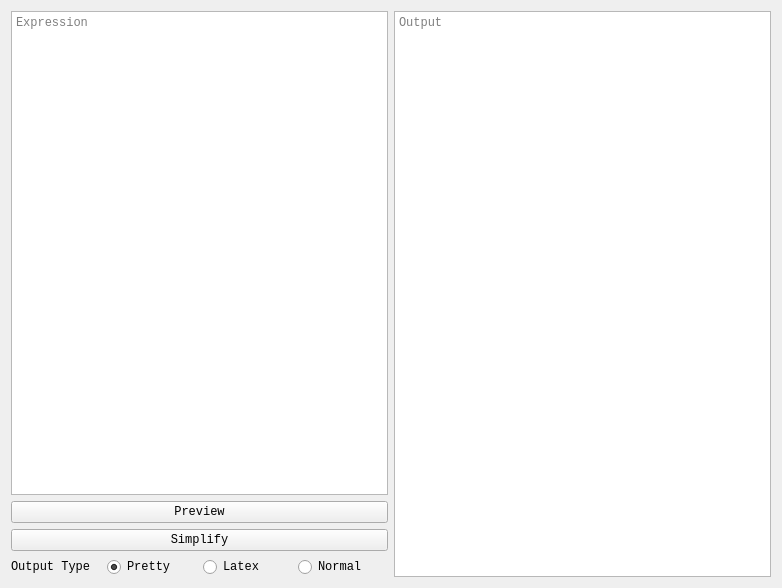
<?xml version="1.0" encoding="UTF-8"?>
<ui version="4.0">
 <class>Form</class>
 <widget class="QWidget" name="Form">
  <property name="geometry">
   <rect>
    <x>0</x>
    <y>0</y>
    <width>782</width>
    <height>588</height>
   </rect>
  </property>
  <property name="font">
   <font>
    <family>Courier New</family>
   </font>
  </property>
  <property name="windowTitle">
   <string>Form</string>
  </property>
  <layout class="QGridLayout" name="gridLayout_2">
   <item row="0" column="0">
    <layout class="QGridLayout" name="gridLayout">
     <item row="3" column="0">
      <widget class="QPushButton" name="SimpCalc">
       <property name="toolTip">
        <string>Simplify the expression - Shift + Enter</string>
       </property>
       <property name="text">
        <string>Simplify</string>
       </property>
      </widget>
     </item>
     <item row="4" column="0">
      <layout class="QHBoxLayout" name="horizontalLayout_3">
       <item>
        <widget class="QLabel" name="SimpOutType">
         <property name="toolTip">
          <string>Format of output</string>
         </property>
         <property name="text">
          <string>Output Type</string>
         </property>
        </widget>
       </item>
       <item>
        <widget class="QRadioButton" name="SimpPP">
         <property name="toolTip">
          <string>Pretty print</string>
         </property>
         <property name="text">
          <string>Pretty</string>
         </property>
         <property name="checked">
          <bool>true</bool>
         </property>
        </widget>
       </item>
       <item>
        <widget class="QRadioButton" name="SimpLatex">
         <property name="toolTip">
          <string>Latex</string>
         </property>
         <property name="text">
          <string>Latex</string>
         </property>
        </widget>
       </item>
       <item>
        <widget class="QRadioButton" name="SimpNormal">
         <property name="toolTip">
          <string>Normal - no special format</string>
         </property>
         <property name="text">
          <string>Normal</string>
         </property>
        </widget>
       </item>
      </layout>
     </item>
     <item row="2" column="0">
      <widget class="QPushButton" name="SimpPrev">
       <property name="toolTip">
        <string>Preview the expression</string>
       </property>
       <property name="text">
        <string>Preview</string>
       </property>
      </widget>
     </item>
     <item row="0" column="1" rowspan="5">
      <widget class="QTextBrowser" name="SimpOut">
       <property name="toolTip">
        <string>Simplified Answer</string>
       </property>
       <property name="placeholderText">
        <string>Output</string>
       </property>
      </widget>
     </item>
     <item row="0" column="0" rowspan="2">
      <widget class="QTextEdit" name="SimpExp">
       <property name="sizePolicy">
        <sizepolicy hsizetype="Expanding" vsizetype="Ignored">
         <horstretch>0</horstretch>
         <verstretch>0</verstretch>
        </sizepolicy>
       </property>
       <property name="toolTip">
        <string>Expression</string>
       </property>
       <property name="lineWrapMode">
        <enum>QTextEdit::NoWrap</enum>
       </property>
       <property name="placeholderText">
        <string>Expression</string>
       </property>
      </widget>
     </item>
    </layout>
   </item>
  </layout>
 </widget>
 <resources/>
 <connections/>
</ui>
